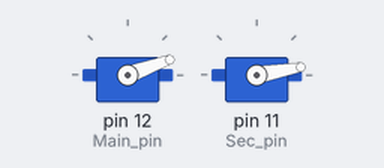
Simulated run of this sketch. Board: Arduino Uno, built with avr-gcc and run on an emulated ATmega328P. On the bench: 2 × servo.

Above: at 0.6 s.
At 3.6 s:
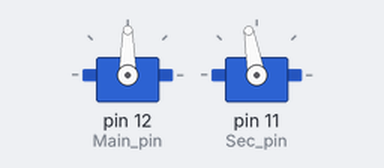
At 5.6 s:
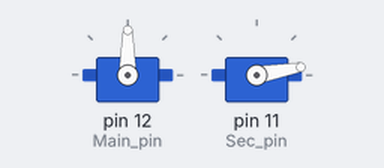
Timing chart, 0 to 7.1 s (numbered marks = the images above):
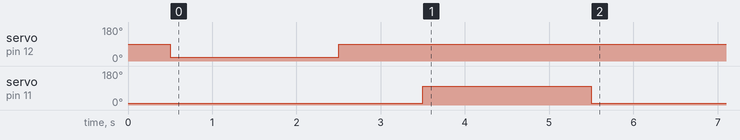

The sketch:

Flaps.ino
```cpp
#include <Servo.h>

  Servo Main;
  Servo Second;
  int Main_pin = 12;
  int Sec_pin =11;
  int MO = 20;
  int MC = 90;
  int SO = 100;
  int SC = 10;

void setup() {
  // put your setup code here, to run once:
  Main.attach(Main_pin);
  Second.attach(Sec_pin);

  Main.write(MC);       //MF closed
  Second.write(SC);     //SF closed
  delay(500);


  Main.write(MO);        //MF open
  delay(2000);
  Main.write(MC);       //MF closed
  delay(1000);

  Second.write(SO);      //SF open
  delay(2000);
  Second.write(SC);     //SF closed
}

void loop() {
  // put your main code here, to run repeatedly:

}
```

Measured:
- by itself, servo on pin 11 (Sec_pin): 10° → 100° at 3.5 s, → 10° 2.0 s later
